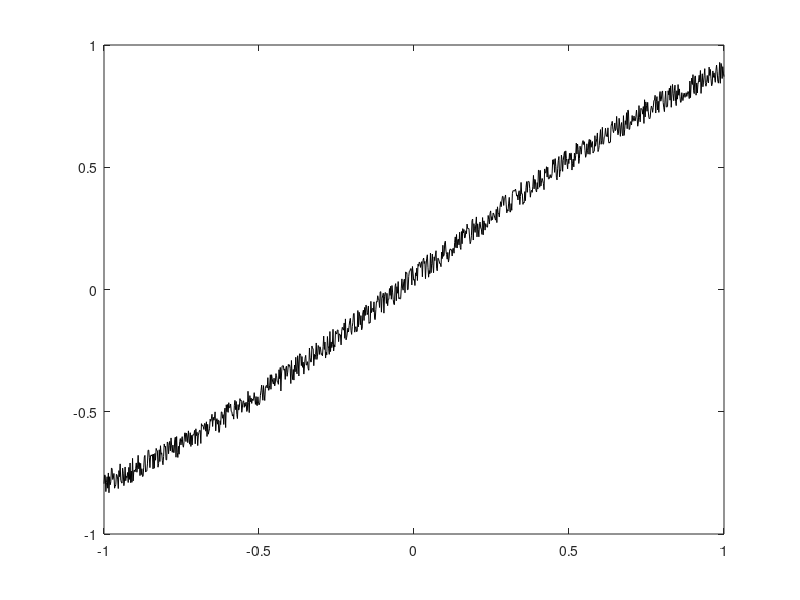

MATLAB code to generate this figure: (Note: this script raises an error after producing the figure.)
clear; 
clc;

%% Define the unknown function to interpolate
f = @(x) sin(x) + 0.1*rand(length(x),1);

%% Numbers of data points.
Nd = 5;

%% User defined polynomial degree l
l = Nd - 1;

%% Setup the points at which we want to evaluate the interpolant
xe = linspace(-1,1,1000)'; %generate evenly-spaced points
ye = f(xe); %evaluate function

%% Start plotting stuff
figure
plot(xe,ye,'black');
%pause %waits for input

x = linspace(-1,1,Nd)'; %generate evenly-spaced points in [-1,1].
y = f(x);

%% Form Vandermonde matrix "intelligently"
%V = zeros(Nd,Nd);
%for vit = 1:Nd
    %V(:,vit) = x.^(vit-1);
%end

V = zeros(l, l);
for vit = 1:l
    V(:,vit) = x.^(vit - 1);
end

%% Compute coefficients by QR decomposition.
a = V\y;

%% Evaluate polynomial interpolant by building eval matrix and
%% multiplying with coefficients.
Ve = zeros(length(xe),Nd);
for vit = 1:Nd
    Ve(:,vit) = xe.^(vit-1);
end
ye_num = Ve*a; %Do the matrix-vector product to predict values

%% Plot stuff
hold on;
plot(xe,ye_num,'-');
drawnow
%pause


    
    
